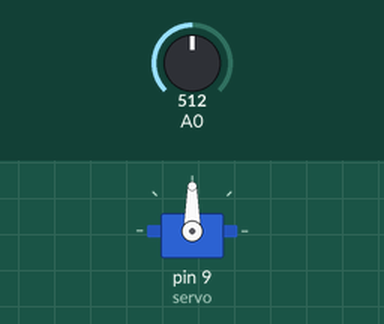
This sketch was run on a simulated Arduino Uno, built with avr-gcc and run on an emulated ATmega328P. On the bench: servo. The inputs (shaded band) are chosen by the test bench; at power-on: A0 = 512.

Above: at 1.2 s.
1.3 s: A0 set to 716
At 2.0 s:
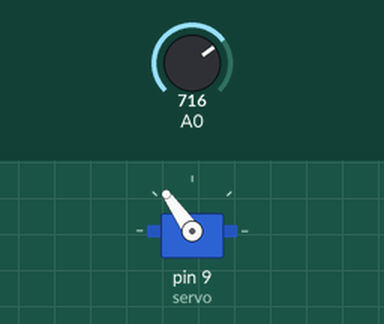
2.8 s: A0 set to 900
At 4.0 s:
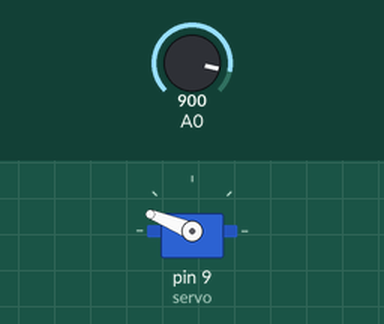
4.3 s: A0 set to 1023
At 5.5 s:
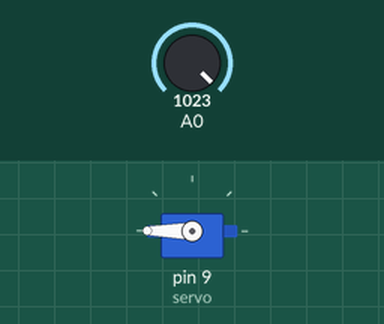
5.8 s: A0 set to 306
At 6.4 s:
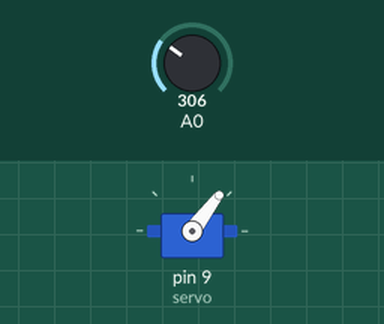
7.3 s: A0 set to 122
At 7.8 s:
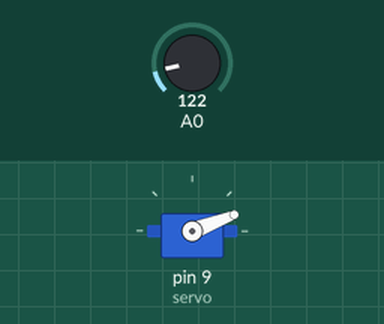
Timing chart, 0 to 9.8 s (numbered marks = the images above; inputs shaded):
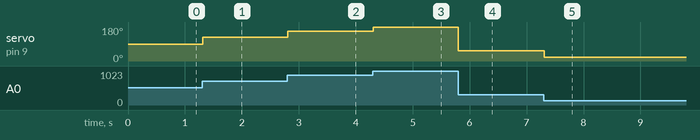

Measured:
- after the input at 1.3 s, servo on pin 9 (servo): 90° → 125° at once
- after the input at 2.8 s, servo on pin 9 (servo): 125° → 158° at once
- after the input at 4.3 s, servo on pin 9 (servo): 158° → 180° at once
- after the input at 5.8 s, servo on pin 9 (servo): 180° → 53° at once
- after the input at 7.3 s, servo on pin 9 (servo): 53° → 21° at once

The sketch:

servo-knob.ino
```cpp
// servo-knob — tests assert (BT43): a potentiometer on A0 steers a servo on D9: the knob's
// reading 0…1023 maps to 0…180°, updated every 15 ms. Turn the knob in the Inspector while it
// runs.
#include <Servo.h>

Servo servo;

void setup() {
  servo.attach(9);
}

void loop() {
  int reading = analogRead(A0);                  // 0 … 1023
  servo.write(map(reading, 0, 1023, 0, 180));   // 0 … 180 degrees
  delay(15);
}
```
